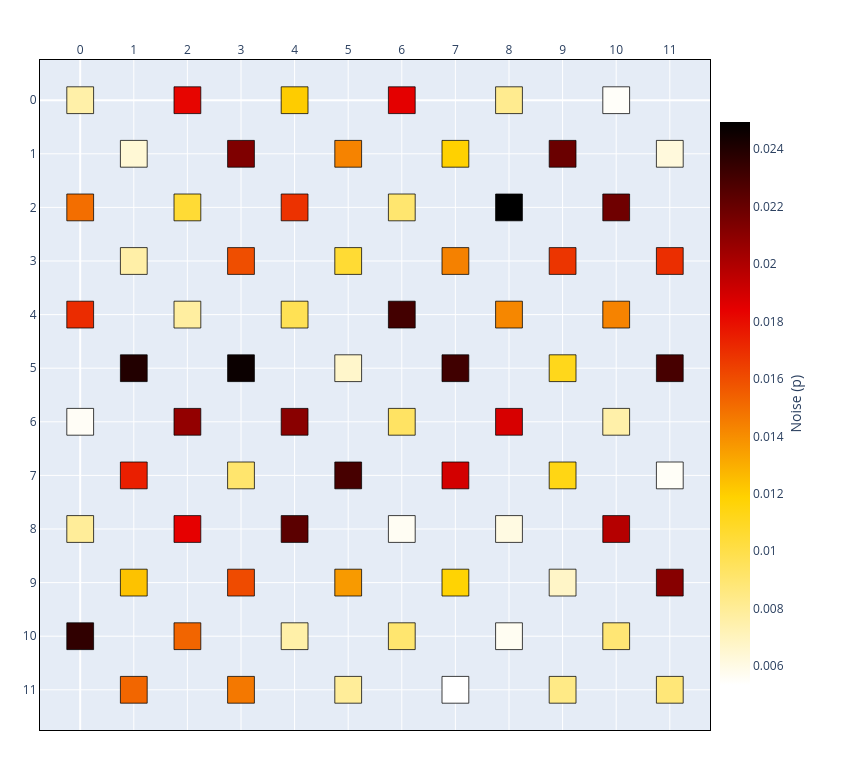

Notebook code for this chart:
### Code cell
# (b) Uniform-random field over an explicit interval.
chip_rand = Chip(6, 6)
chip_rand.generate_random_noise(range=(0.005, 0.020), seed=11)
print("noise model :", chip_rand.summary()["noise_model"])
chip_rand.show(style=noise_heatmap_style(chip_rand))

### Figure 1 — Plotly figure (JSON) as saved in the notebook; plotly's stock layout.template omitted (floating-point values rounded to 4 significant figures)
{"data": [{"hoverinfo": "text", "hovertext": ["(0, 0)<br>status=INACTIVE<br>noise=0.0076", "(0, 2)<br>status=INACTIVE<br>noise=0.0150", "(0, 4)<br>status=INACTIVE<br>noise=0.0170", "(0, 6)<br>status=INACTIVE<br>noise=0.0056", "(0, 8)<br>status=INACTIVE<br>noise=0.0080", "(0, 10)<br>status=INACTIVE<br>noise=0.0236", "(1, 1)<br>status=INACTIVE<br>noise=0.0064", "(1, 3)<br>status=INACTIVE<br>noise=0.0076", "(1, 5)<br>status=INACTIVE<br>noise=0.0240", "(1, 7)<br>status=INACTIVE<br>noise=0.0174", "(1, 9)<br>status=INACTIVE<br>noise=0.0124", "(1, 11)<br>status=INACTIVE<br>noise=0.0152", "(2, 0)<br>status=INACTIVE<br>noise=0.0183", "(2, 2)<br>status=INACTIVE<br>noise=0.0105", "(2, 4)<br>status=INACTIVE<br>noise=0.0078", "(2, 6)<br>status=INACTIVE<br>noise=0.0208", "(2, 8)<br>status=INACTIVE<br>noise=0.0184", "(2, 10)<br>status=INACTIVE<br>noise=0.0152", "(3, 1)<br>status=INACTIVE<br>noise=0.0213", "(3, 3)<br>status=INACTIVE<br>noise=0.0160", "(3, 5)<br>status=INACTIVE<br>noise=0.0246", "(3, 7)<br>status=INACTIVE<br>noise=0.0091", "(3, 9)<br>status=INACTIVE<br>noise=0.0161", "(3, 11)<br>status=INACTIVE<br>noise=0.0147", "(4, 0)<br>status=INACTIVE<br>noise=0.0121", "(4, 2)<br>status=INACTIVE<br>noise=0.0168", "(4, 4)<br>status=INACTIVE<br>noise=0.0097", "(4, 6)<br>status=INACTIVE<br>noise=0.0210", "(4, 8)<br>status=INACTIVE<br>noise=0.0223", "(4, 10)<br>status=INACTIVE<br>noise=0.0076", "(5, 1)<br>status=INACTIVE<br>noise=0.0143", "(5, 3)<br>status=INACTIVE<br>noise=0.0105", "(5, 5)<br>status=INACTIVE<br>noise=0.0067", "(5, 7)<br>status=INACTIVE<br>noise=0.0229", "(5, 9)<br>status=INACTIVE<br>noise=0.0136", "(5, 11)<br>status=INACTIVE<br>noise=0.0080", "(6, 0)<br>status=INACTIVE<br>noise=0.0185", "(6, 2)<br>status=INACTIVE<br>noise=0.0090", "(6, 4)<br>status=INACTIVE<br>noise=0.0230", "(6, 6)<br>status=INACTIVE<br>noise=0.0093", "(6, 8)<br>status=INACTIVE<br>noise=0.0057", "(6, 10)<br>status=INACTIVE<br>noise=0.0090", "(7, 1)<br>status=INACTIVE<br>noise=0.0119", "(7, 3)<br>status=INACTIVE<br>noise=0.0144", "(7, 5)<br>status=INACTIVE<br>noise=0.0231", "(7, 7)<br>status=INACTIVE<br>noise=0.0190", "(7, 9)<br>status=INACTIVE<br>noise=0.0118", "(7, 11)<br>status=INACTIVE<br>noise=0.0053", "(8, 0)<br>status=INACTIVE<br>noise=0.0082", "(8, 2)<br>status=INACTIVE<br>noise=0.0249", "(8, 4)<br>status=INACTIVE<br>noise=0.0142", "(8, 6)<br>status=INACTIVE<br>noise=0.0188", "(8, 8)<br>status=INACTIVE<br>noise=0.0061", "(8, 10)<br>status=INACTIVE<br>noise=0.0057", "(9, 1)<br>status=INACTIVE<br>noise=0.0219", "(9, 3)<br>status=INACTIVE<br>noise=0.0168", "(9, 5)<br>status=INACTIVE<br>noise=0.0112", "(9, 7)<br>status=INACTIVE<br>noise=0.0114", "(9, 9)<br>status=INACTIVE<br>noise=0.0068", "(9, 11)<br>status=INACTIVE<br>noise=0.0084", "(10, 0)<br>status=INACTIVE<br>noise=0.0055", "(10, 2)<br>status=INACTIVE<br>noise=0.0218", "(10, 4)<br>status=INACTIVE<br>noise=0.0143", "(10, 6)<br>status=INACTIVE<br>noise=0.0075", "(10, 8)<br>status=INACTIVE<br>noise=0.0198", "(10, 10)<br>status=INACTIVE<br>noise=0.0089", "(11, 1)<br>status=INACTIVE<br>noise=0.0062", "(11, 3)<br>status=INACTIVE<br>noise=0.0170", "(11, 5)<br>status=INACTIVE<br>noise=0.0229", "(11, 7)<br>status=INACTIVE<br>noise=0.0055", "(11, 9)<br>status=INACTIVE<br>noise=0.0211", "(11, 11)<br>status=INACTIVE<br>noise=0.0088"], "marker": {"cmax": 0.02493, "cmin": 0.00534, "color": [0.00757, 0.01499, 0.01703, 0.00557, 0.00796, 0.02356, 0.00641, 0.0076, 0.02397, 0.01744, 0.01238, 0.01523, 0.01826, 0.01051, 0.00776, 0.02076, 0.01841, 0.01525, 0.02133, 0.01598, 0.02462, 0.00909, 0.01607, 0.01467, 0.01207, 0.01683, 0.00971, 0.02104, 0.02235, 0.00758, 0.01434, 0.01054, 0.00666, 0.02292, 0.0136, 0.00795, 0.01847, 0.00904, 0.02303, 0.00934, 0.00566, 0.00902, 0.01191, 0.01438, 0.02312, 0.01895, 0.01179, 0.00534, 0.0082, 0.02493, 0.01419, 0.01882, 0.00609, 0.00568, 0.02192, 0.01676, 0.01117, 0.01135, 0.00678, 0.00845, 0.00549, 0.02178, 0.01433, 0.00754, 0.01978, 0.00891, 0.00624, 0.01697, 0.02292, 0.00554, 0.0211, 0.0088], "colorbar": {"len": 0.8701, "title": {"side": "right", "text": "Noise (p)"}, "x": 0.8701, "xanchor": "left", "y": 0.487, "yanchor": "middle"}, "colorscale": [[0, "rgb(255,255,255)"], [0.3333, "rgb(255,210,0)"], [0.6667, "rgb(230,0,0)"], [1, "rgb(0,0,0)"]], "opacity": 0, "showscale": true, "size": 20}, "mode": "markers", "name": "qubits", "type": "scattergl", "x": [0, 0, 0, 0, 0, 0, 1, 1, 1, 1, 1, 1, 2, 2, 2, 2, 2, 2, 3, 3, 3, 3, 3, 3, 4, 4, 4, 4, 4, 4, 5, 5, 5, 5, 5, 5, 6, 6, 6, 6, 6, 6, 7, 7, 7, 7, 7, 7, 8, 8, 8, 8, 8, 8, 9, 9, 9, 9, 9, 9, 10, 10, 10, 10, 10, 10, 11, 11, 11, 11, 11, 11], "y": [0, 2, 4, 6, 8, 10, 1, 3, 5, 7, 9, 11, 0, 2, 4, 6, 8, 10, 1, 3, 5, 7, 9, 11, 0, 2, 4, 6, 8, 10, 1, 3, 5, 7, 9, 11, 0, 2, 4, 6, 8, 10, 1, 3, 5, 7, 9, 11, 0, 2, 4, 6, 8, 10, 1, 3, 5, 7, 9, 11, 0, 2, 4, 6, 8, 10, 1, 3, 5, 7, 9, 11]}], "layout": {"height": 770, "margin": {"b": 40, "l": 40, "r": 40, "t": 60}, "shapes": [{"fillcolor": "rgb(255, 240, 168)", "layer": "above", "line": {"color": "black", "width": 0.75}, "opacity": 1, "type": "rect", "x0": -0.25, "x1": 0.25, "y0": -0.25, "y1": 0.25}, {"fillcolor": "rgb(243, 110, 0)", "layer": "above", "line": {"color": "black", "width": 0.75}, "opacity": 1, "type": "rect", "x0": -0.25, "x1": 0.25, "y0": 1.75, "y1": 2.25}, {"fillcolor": "rgb(235, 44, 0)", "layer": "above", "line": {"color": "black", "width": 0.75}, "opacity": 1, "type": "rect", "x0": -0.25, "x1": 0.25, "y0": 3.75, "y1": 4.25}, {"fillcolor": "rgb(255, 253, 246)", "layer": "above", "line": {"color": "black", "width": 0.75}, "opacity": 1, "type": "rect", "x0": -0.25, "x1": 0.25, "y0": 5.75, "y1": 6.25}, {"fillcolor": "rgb(255, 237, 153)", "layer": "above", "line": {"color": "black", "width": 0.75}, "opacity": 1, "type": "rect", "x0": -0.25, "x1": 0.25, "y0": 7.75, "y1": 8.25}, {"fillcolor": "rgb(48, 0, 0)", "layer": "above", "line": {"color": "black", "width": 0.75}, "opacity": 1, "type": "rect", "x0": -0.25, "x1": 0.25, "y0": 9.75, "y1": 10.25}, {"fillcolor": "rgb(255, 248, 213)", "layer": "above", "line": {"color": "black", "width": 0.75}, "opacity": 1, "type": "rect", "x0": 0.75, "x1": 1.25, "y0": 0.75, "y1": 1.25}, {"fillcolor": "rgb(255, 239, 167)", "layer": "above", "line": {"color": "black", "width": 0.75}, "opacity": 1, "type": "rect", "x0": 0.75, "x1": 1.25, "y0": 2.75, "y1": 3.25}, {"fillcolor": "rgb(34, 0, 0)", "layer": "above", "line": {"color": "black", "width": 0.75}, "opacity": 1, "type": "rect", "x0": 0.75, "x1": 1.25, "y0": 4.75, "y1": 5.25}, {"fillcolor": "rgb(234, 31, 0)", "layer": "above", "line": {"color": "black", "width": 0.75}, "opacity": 1, "type": "rect", "x0": 0.75, "x1": 1.25, "y0": 6.75, "y1": 7.25}, {"fillcolor": "rgb(253, 194, 0)", "layer": "above", "line": {"color": "black", "width": 0.75}, "opacity": 1, "type": "rect", "x0": 0.75, "x1": 1.25, "y0": 8.75, "y1": 9.25}, {"fillcolor": "rgb(242, 102, 0)", "layer": "above", "line": {"color": "black", "width": 0.75}, "opacity": 1, "type": "rect", "x0": 0.75, "x1": 1.25, "y0": 10.75, "y1": 11.25}, {"fillcolor": "rgb(231, 5, 0)", "layer": "above", "line": {"color": "black", "width": 0.75}, "opacity": 1, "type": "rect", "x0": 1.75, "x1": 2.25, "y0": -0.25, "y1": 0.25}, {"fillcolor": "rgb(255, 219, 53)", "layer": "above", "line": {"color": "black", "width": 0.75}, "opacity": 1, "type": "rect", "x0": 1.75, "x1": 2.25, "y0": 1.75, "y1": 2.25}, {"fillcolor": "rgb(255, 238, 160)", "layer": "above", "line": {"color": "black", "width": 0.75}, "opacity": 1, "type": "rect", "x0": 1.75, "x1": 2.25, "y0": 3.75, "y1": 4.25}, {"fillcolor": "rgb(147, 0, 0)", "layer": "above", "line": {"color": "black", "width": 0.75}, "opacity": 1, "type": "rect", "x0": 1.75, "x1": 2.25, "y0": 5.75, "y1": 6.25}, {"fillcolor": "rgb(230, 0, 0)", "layer": "above", "line": {"color": "black", "width": 0.75}, "opacity": 1, "type": "rect", "x0": 1.75, "x1": 2.25, "y0": 7.75, "y1": 8.25}, {"fillcolor": "rgb(242, 101, 0)", "layer": "above", "line": {"color": "black", "width": 0.75}, "opacity": 1, "type": "rect", "x0": 1.75, "x1": 2.25, "y0": 9.75, "y1": 10.25}, {"fillcolor": "rgb(127, 0, 0)", "layer": "above", "line": {"color": "black", "width": 0.75}, "opacity": 1, "type": "rect", "x0": 2.75, "x1": 3.25, "y0": 0.75, "y1": 1.25}, {"fillcolor": "rgb(239, 78, 0)", "layer": "above", "line": {"color": "black", "width": 0.75}, "opacity": 1, "type": "rect", "x0": 2.75, "x1": 3.25, "y0": 2.75, "y1": 3.25}, {"fillcolor": "rgb(11, 0, 0)", "layer": "above", "line": {"color": "black", "width": 0.75}, "opacity": 1, "type": "rect", "x0": 2.75, "x1": 3.25, "y0": 4.75, "y1": 5.25}, {"fillcolor": "rgb(255, 229, 109)", "layer": "above", "line": {"color": "black", "width": 0.75}, "opacity": 1, "type": "rect", "x0": 2.75, "x1": 3.25, "y0": 6.75, "y1": 7.25}, {"fillcolor": "rgb(239, 75, 0)", "layer": "above", "line": {"color": "black", "width": 0.75}, "opacity": 1, "type": "rect", "x0": 2.75, "x1": 3.25, "y0": 8.75, "y1": 9.25}, {"fillcolor": "rgb(244, 120, 0)", "layer": "above", "line": {"color": "black", "width": 0.75}, "opacity": 1, "type": "rect", "x0": 2.75, "x1": 3.25, "y0": 10.75, "y1": 11.25}, {"fillcolor": "rgb(254, 204, 0)", "layer": "above", "line": {"color": "black", "width": 0.75}, "opacity": 1, "type": "rect", "x0": 3.75, "x1": 4.25, "y0": -0.25, "y1": 0.25}, {"fillcolor": "rgb(236, 50, 0)", "layer": "above", "line": {"color": "black", "width": 0.75}, "opacity": 1, "type": "rect", "x0": 3.75, "x1": 4.25, "y0": 1.75, "y1": 2.25}, {"fillcolor": "rgb(255, 225, 84)", "layer": "above", "line": {"color": "black", "width": 0.75}, "opacity": 1, "type": "rect", "x0": 3.75, "x1": 4.25, "y0": 3.75, "y1": 4.25}, {"fillcolor": "rgb(137, 0, 0)", "layer": "above", "line": {"color": "black", "width": 0.75}, "opacity": 1, "type": "rect", "x0": 3.75, "x1": 4.25, "y0": 5.75, "y1": 6.25}, {"fillcolor": "rgb(91, 0, 0)", "layer": "above", "line": {"color": "black", "width": 0.75}, "opacity": 1, "type": "rect", "x0": 3.75, "x1": 4.25, "y0": 7.75, "y1": 8.25}, {"fillcolor": "rgb(255, 240, 168)", "layer": "above", "line": {"color": "black", "width": 0.75}, "opacity": 1, "type": "rect", "x0": 3.75, "x1": 4.25, "y0": 9.75, "y1": 10.25}, {"fillcolor": "rgb(246, 131, 0)", "layer": "above", "line": {"color": "black", "width": 0.75}, "opacity": 1, "type": "rect", "x0": 4.75, "x1": 5.25, "y0": 0.75, "y1": 1.25}, {"fillcolor": "rgb(255, 219, 52)", "layer": "above", "line": {"color": "black", "width": 0.75}, "opacity": 1, "type": "rect", "x0": 4.75, "x1": 5.25, "y0": 2.75, "y1": 3.25}, {"fillcolor": "rgb(255, 246, 203)", "layer": "above", "line": {"color": "black", "width": 0.75}, "opacity": 1, "type": "rect", "x0": 4.75, "x1": 5.25, "y0": 4.75, "y1": 5.25}, {"fillcolor": "rgb(71, 0, 0)", "layer": "above", "line": {"color": "black", "width": 0.75}, "opacity": 1, "type": "rect", "x0": 4.75, "x1": 5.25, "y0": 6.75, "y1": 7.25}, {"fillcolor": "rgb(248, 154, 0)", "layer": "above", "line": {"color": "black", "width": 0.75}, "opacity": 1, "type": "rect", "x0": 4.75, "x1": 5.25, "y0": 8.75, "y1": 9.25}, {"fillcolor": "rgb(255, 237, 153)", "layer": "above", "line": {"color": "black", "width": 0.75}, "opacity": 1, "type": "rect", "x0": 4.75, "x1": 5.25, "y0": 10.75, "y1": 11.25}, {"fillcolor": "rgb(228, 0, 0)", "layer": "above", "line": {"color": "black", "width": 0.75}, "opacity": 1, "type": "rect", "x0": 5.75, "x1": 6.25, "y0": -0.25, "y1": 0.25}, {"fillcolor": "rgb(255, 230, 111)", "layer": "above", "line": {"color": "black", "width": 0.75}, "opacity": 1, "type": "rect", "x0": 5.75, "x1": 6.25, "y0": 1.75, "y1": 2.25}, {"fillcolor": "rgb(67, 0, 0)", "layer": "above", "line": {"color": "black", "width": 0.75}, "opacity": 1, "type": "rect", "x0": 5.75, "x1": 6.25, "y0": 3.75, "y1": 4.25}, {"fillcolor": "rgb(255, 227, 99)", "layer": "above", "line": {"color": "black", "width": 0.75}, "opacity": 1, "type": "rect", "x0": 5.75, "x1": 6.25, "y0": 5.75, "y1": 6.25}, {"fillcolor": "rgb(255, 253, 243)", "layer": "above", "line": {"color": "black", "width": 0.75}, "opacity": 1, "type": "rect", "x0": 5.75, "x1": 6.25, "y0": 7.75, "y1": 8.25}, {"fillcolor": "rgb(255, 230, 111)", "layer": "above", "line": {"color": "black", "width": 0.75}, "opacity": 1, "type": "rect", "x0": 5.75, "x1": 6.25, "y0": 9.75, "y1": 10.25}, {"fillcolor": "rgb(255, 209, 0)", "layer": "above", "line": {"color": "black", "width": 0.75}, "opacity": 1, "type": "rect", "x0": 6.75, "x1": 7.25, "y0": 0.75, "y1": 1.25}, {"fillcolor": "rgb(245, 129, 0)", "layer": "above", "line": {"color": "black", "width": 0.75}, "opacity": 1, "type": "rect", "x0": 6.75, "x1": 7.25, "y0": 2.75, "y1": 3.25}, {"fillcolor": "rgb(64, 0, 0)", "layer": "above", "line": {"color": "black", "width": 0.75}, "opacity": 1, "type": "rect", "x0": 6.75, "x1": 7.25, "y0": 4.75, "y1": 5.25}, {"fillcolor": "rgb(211, 0, 0)", "layer": "above", "line": {"color": "black", "width": 0.75}, "opacity": 1, "type": "rect", "x0": 6.75, "x1": 7.25, "y0": 6.75, "y1": 7.25}, {"fillcolor": "rgb(255, 211, 3)", "layer": "above", "line": {"color": "black", "width": 0.75}, "opacity": 1, "type": "rect", "x0": 6.75, "x1": 7.25, "y0": 8.75, "y1": 9.25}, {"fillcolor": "rgb(255, 255, 255)", "layer": "above", "line": {"color": "black", "width": 0.75}, "opacity": 1, "type": "rect", "x0": 6.75, "x1": 7.25, "y0": 10.75, "y1": 11.25}, {"fillcolor": "rgb(255, 235, 143)", "layer": "above", "line": {"color": "black", "width": 0.75}, "opacity": 1, "type": "rect", "x0": 7.75, "x1": 8.25, "y0": -0.25, "y1": 0.25}, {"fillcolor": "rgb(0, 0, 0)", "layer": "above", "line": {"color": "black", "width": 0.75}, "opacity": 1, "type": "rect", "x0": 7.75, "x1": 8.25, "y0": 1.75, "y1": 2.25}, {"fillcolor": "rgb(246, 135, 0)", "layer": "above", "line": {"color": "black", "width": 0.75}, "opacity": 1, "type": "rect", "x0": 7.75, "x1": 8.25, "y0": 3.75, "y1": 4.25}, {"fillcolor": "rgb(215, 0, 0)", "layer": "above", "line": {"color": "black", "width": 0.75}, "opacity": 1, "type": "rect", "x0": 7.75, "x1": 8.25, "y0": 5.75, "y1": 6.25}, {"fillcolor": "rgb(255, 250, 226)", "layer": "above", "line": {"color": "black", "width": 0.75}, "opacity": 1, "type": "rect", "x0": 7.75, "x1": 8.25, "y0": 7.75, "y1": 8.25}, {"fillcolor": "rgb(255, 253, 242)", "layer": "above", "line": {"color": "black", "width": 0.75}, "opacity": 1, "type": "rect", "x0": 7.75, "x1": 8.25, "y0": 9.75, "y1": 10.25}, {"fillcolor": "rgb(106, 0, 0)", "layer": "above", "line": {"color": "black", "width": 0.75}, "opacity": 1, "type": "rect", "x0": 8.75, "x1": 9.25, "y0": 0.75, "y1": 1.25}, {"fillcolor": "rgb(236, 53, 0)", "layer": "above", "line": {"color": "black", "width": 0.75}, "opacity": 1, "type": "rect", "x0": 8.75, "x1": 9.25, "y0": 2.75, "y1": 3.25}, {"fillcolor": "rgb(255, 215, 27)", "layer": "above", "line": {"color": "black", "width": 0.75}, "opacity": 1, "type": "rect", "x0": 8.75, "x1": 9.25, "y0": 4.75, "y1": 5.25}, {"fillcolor": "rgb(255, 214, 20)", "layer": "above", "line": {"color": "black", "width": 0.75}, "opacity": 1, "type": "rect", "x0": 8.75, "x1": 9.25, "y0": 6.75, "y1": 7.25}, {"fillcolor": "rgb(255, 245, 199)", "layer": "above", "line": {"color": "black", "width": 0.75}, "opacity": 1, "type": "rect", "x0": 8.75, "x1": 9.25, "y0": 8.75, "y1": 9.25}, {"fillcolor": "rgb(255, 234, 134)", "layer": "above", "line": {"color": "black", "width": 0.75}, "opacity": 1, "type": "rect", "x0": 8.75, "x1": 9.25, "y0": 10.75, "y1": 11.25}, {"fillcolor": "rgb(255, 254, 249)", "layer": "above", "line": {"color": "black", "width": 0.75}, "opacity": 1, "type": "rect", "x0": 9.75, "x1": 10.25, "y0": -0.25, "y1": 0.25}, {"fillcolor": "rgb(111, 0, 0)", "layer": "above", "line": {"color": "black", "width": 0.75}, "opacity": 1, "type": "rect", "x0": 9.75, "x1": 10.25, "y0": 1.75, "y1": 2.25}, {"fillcolor": "rgb(246, 131, 0)", "layer": "above", "line": {"color": "black", "width": 0.75}, "opacity": 1, "type": "rect", "x0": 9.75, "x1": 10.25, "y0": 3.75, "y1": 4.25}, {"fillcolor": "rgb(255, 240, 169)", "layer": "above", "line": {"color": "black", "width": 0.75}, "opacity": 1, "type": "rect", "x0": 9.75, "x1": 10.25, "y0": 5.75, "y1": 6.25}, {"fillcolor": "rgb(181, 0, 0)", "layer": "above", "line": {"color": "black", "width": 0.75}, "opacity": 1, "type": "rect", "x0": 9.75, "x1": 10.25, "y0": 7.75, "y1": 8.25}, {"fillcolor": "rgb(255, 230, 116)", "layer": "above", "line": {"color": "black", "width": 0.75}, "opacity": 1, "type": "rect", "x0": 9.75, "x1": 10.25, "y0": 9.75, "y1": 10.25}, {"fillcolor": "rgb(255, 249, 220)", "layer": "above", "line": {"color": "black", "width": 0.75}, "opacity": 1, "type": "rect", "x0": 10.75, "x1": 11.25, "y0": 0.75, "y1": 1.25}, {"fillcolor": "rgb(235, 46, 0)", "layer": "above", "line": {"color": "black", "width": 0.75}, "opacity": 1, "type": "rect", "x0": 10.75, "x1": 11.25, "y0": 2.75, "y1": 3.25}, {"fillcolor": "rgb(71, 0, 0)", "layer": "above", "line": {"color": "black", "width": 0.75}, "opacity": 1, "type": "rect", "x0": 10.75, "x1": 11.25, "y0": 4.75, "y1": 5.25}, {"fillcolor": "rgb(255, 254, 247)", "layer": "above", "line": {"color": "black", "width": 0.75}, "opacity": 1, "type": "rect", "x0": 10.75, "x1": 11.25, "y0": 6.75, "y1": 7.25}, {"fillcolor": "rgb(135, 0, 0)", "layer": "above", "line": {"color": "black", "width": 0.75}, "opacity": 1, "type": "rect", "x0": 10.75, "x1": 11.25, "y0": 8.75, "y1": 9.25}, {"fillcolor": "rgb(255, 231, 120)", "layer": "above", "line": {"color": "black", "width": 0.75}, "opacity": 1, "type": "rect", "x0": 10.75, "x1": 11.25, "y0": 10.75, "y1": 11.25}], "showlegend": false, "width": 850, "xaxis": {"domain": [0, 0.8701], "dtick": 1, "linecolor": "black", "linewidth": 1, "mirror": true, "range": [-0.75, 11.75], "showgrid": true, "showline": true, "side": "top", "zeroline": true}, "yaxis": {"dtick": 1, "linecolor": "black", "linewidth": 1, "mirror": true, "range": [11.75, -0.75], "scaleanchor": "x", "scaleratio": 1, "showgrid": true, "showline": true, "zeroline": true}}}
